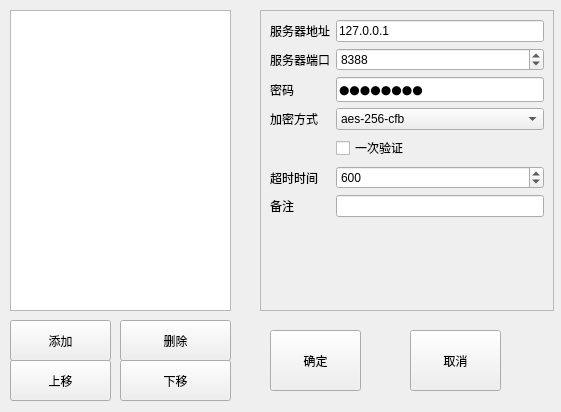
<?xml version="1.0" encoding="UTF-8"?>
<ui version="4.0">
 <class>MainWindow</class>
 <widget class="QMainWindow" name="MainWindow">
  <property name="geometry">
   <rect>
    <x>0</x>
    <y>0</y>
    <width>561</width>
    <height>412</height>
   </rect>
  </property>
  <property name="windowTitle">
   <string>shadowsocks-pyqt</string>
  </property>
  <property name="windowIcon">
   <iconset>
    <normaloff>Shadowsocks_logo.png</normaloff>Shadowsocks_logo.png</iconset>
  </property>
  <widget class="QWidget" name="centralWidget">
   <widget class="QWidget" name="gridLayoutWidget">
    <property name="geometry">
     <rect>
      <x>260</x>
      <y>10</y>
      <width>294</width>
      <height>301</height>
     </rect>
    </property>
    <layout class="QGridLayout" name="gridLayout">
     <property name="leftMargin">
      <number>0</number>
     </property>
     <property name="bottomMargin">
      <number>0</number>
     </property>
     <property name="spacing">
      <number>6</number>
     </property>
     <item row="1" column="0">
      <widget class="QFrame" name="editFrame">
       <property name="enabled">
        <bool>true</bool>
       </property>
       <property name="sizePolicy">
        <sizepolicy hsizetype="Minimum" vsizetype="Preferred">
         <horstretch>0</horstretch>
         <verstretch>0</verstretch>
        </sizepolicy>
       </property>
       <property name="frameShape">
        <enum>QFrame::StyledPanel</enum>
       </property>
       <property name="frameShadow">
        <enum>QFrame::Raised</enum>
       </property>
       <layout class="QFormLayout" name="formLayout">
        <property name="labelAlignment">
         <set>Qt::AlignLeading|Qt::AlignLeft|Qt::AlignVCenter</set>
        </property>
        <item row="0" column="0">
         <widget class="QLabel" name="serverAddrLabel">
          <property name="text">
           <string>服务器地址</string>
          </property>
         </widget>
        </item>
        <item row="0" column="1">
         <widget class="QLineEdit" name="serverAddrEdit">
          <property name="text">
           <string>127.0.0.1</string>
          </property>
         </widget>
        </item>
        <item row="1" column="0">
         <widget class="QLabel" name="serverPortLabel">
          <property name="text">
           <string>服务器端口</string>
          </property>
         </widget>
        </item>
        <item row="2" column="0">
         <widget class="QLabel" name="pwdLabel">
          <property name="text">
           <string>密码</string>
          </property>
         </widget>
        </item>
        <item row="2" column="1">
         <widget class="QLineEdit" name="pwdEdit">
          <property name="font">
           <font>
            <family>ADMUI3Lg</family>
            <pointsize>9</pointsize>
           </font>
          </property>
          <property name="inputMethodHints">
           <set>Qt::ImhNoAutoUppercase|Qt::ImhNoPredictiveText|Qt::ImhSensitiveData</set>
          </property>
          <property name="text">
           <string>password</string>
          </property>
          <property name="maxLength">
           <number>32767</number>
          </property>
          <property name="echoMode">
           <enum>QLineEdit::PasswordEchoOnEdit</enum>
          </property>
         </widget>
        </item>
        <item row="3" column="0">
         <widget class="QLabel" name="encryptLabel">
          <property name="text">
           <string>加密方式</string>
          </property>
         </widget>
        </item>
        <item row="3" column="1">
         <widget class="QComboBox" name="encryptComboBox">
          <property name="sizePolicy">
           <sizepolicy hsizetype="Expanding" vsizetype="Fixed">
            <horstretch>0</horstretch>
            <verstretch>0</verstretch>
           </sizepolicy>
          </property>
          <item>
           <property name="text">
            <string>aes-256-cfb</string>
           </property>
          </item>
          <item>
           <property name="text">
            <string>chacha20-poly1305</string>
           </property>
          </item>
          <item>
           <property name="text">
            <string>aes-128-cfb</string>
           </property>
          </item>
          <item>
           <property name="text">
            <string>aes-192-cfb</string>
           </property>
          </item>
          <item>
           <property name="text">
            <string>salsa20</string>
           </property>
          </item>
          <item>
           <property name="text">
            <string>chacha20</string>
           </property>
          </item>
          <item>
           <property name="text">
            <string>rc4</string>
           </property>
          </item>
          <item>
           <property name="text">
            <string>rc4-md5</string>
           </property>
          </item>
          <item>
           <property name="text">
            <string>table</string>
           </property>
          </item>
          <item>
           <property name="text">
            <string>chacha20-ietf-poly1305</string>
           </property>
          </item>
          <item>
           <property name="text">
            <string>*xchacha20-ietf-poly1305</string>
           </property>
          </item>
          <item>
           <property name="text">
            <string>aes-128-gcm</string>
           </property>
          </item>
          <item>
           <property name="text">
            <string>aes-192-gcm</string>
           </property>
          </item>
          <item>
           <property name="text">
            <string>aes-256-gcm</string>
           </property>
          </item>
          <item>
           <property name="text">
            <string>aes-128-ctr</string>
           </property>
          </item>
          <item>
           <property name="text">
            <string>aes-192-ctr</string>
           </property>
          </item>
          <item>
           <property name="text">
            <string>aes-256-ctr</string>
           </property>
          </item>
          <item>
           <property name="text">
            <string>camellia-128-cfb</string>
           </property>
          </item>
          <item>
           <property name="text">
            <string>camellia-192-cfb</string>
           </property>
          </item>
          <item>
           <property name="text">
            <string>camellia-256-cfb</string>
           </property>
          </item>
          <item>
           <property name="text">
            <string>chacha20-ietf</string>
           </property>
          </item>
          <item>
           <property name="text">
            <string>bf-cfb</string>
           </property>
          </item>
          <item>
           <property name="text">
            <string>cast5-cfb</string>
           </property>
          </item>
          <item>
           <property name="text">
            <string>des-cfb</string>
           </property>
          </item>
          <item>
           <property name="text">
            <string>idea-cfb</string>
           </property>
          </item>
          <item>
           <property name="text">
            <string>rc2-cfb</string>
           </property>
          </item>
          <item>
           <property name="text">
            <string>seed-cfb</string>
           </property>
          </item>
         </widget>
        </item>
        <item row="4" column="1">
         <widget class="QCheckBox" name="otaCheckBox">
          <property name="toolTip">
           <string>Turn on one-time authentication and header verification (need server support)</string>
          </property>
          <property name="text">
           <string>一次验证</string>
          </property>
         </widget>
        </item>
        <item row="5" column="0">
         <widget class="QLabel" name="timeoutLabel">
          <property name="text">
           <string>超时时间</string>
          </property>
         </widget>
        </item>
        <item row="5" column="1">
         <widget class="QSpinBox" name="timeoutSpinBox">
          <property name="sizePolicy">
           <sizepolicy hsizetype="Expanding" vsizetype="Fixed">
            <horstretch>0</horstretch>
            <verstretch>0</verstretch>
           </sizepolicy>
          </property>
          <property name="minimum">
           <number>10</number>
          </property>
          <property name="maximum">
           <number>3600</number>
          </property>
          <property name="singleStep">
           <number>10</number>
          </property>
          <property name="value">
           <number>600</number>
          </property>
         </widget>
        </item>
        <item row="6" column="0">
         <widget class="QLabel" name="remarksLabel">
          <property name="text">
           <string>备注</string>
          </property>
         </widget>
        </item>
        <item row="6" column="1">
         <widget class="QLineEdit" name="remarksEdit">
          <property name="text">
           <string/>
          </property>
         </widget>
        </item>
        <item row="1" column="1">
         <widget class="QSpinBox" name="serverPortSpinBox">
          <property name="sizePolicy">
           <sizepolicy hsizetype="Expanding" vsizetype="Fixed">
            <horstretch>0</horstretch>
            <verstretch>0</verstretch>
           </sizepolicy>
          </property>
          <property name="minimum">
           <number>1</number>
          </property>
          <property name="maximum">
           <number>65535</number>
          </property>
          <property name="singleStep">
           <number>1</number>
          </property>
          <property name="value">
           <number>8388</number>
          </property>
         </widget>
        </item>
       </layout>
      </widget>
     </item>
    </layout>
   </widget>
   <widget class="QListWidget" name="configlist">
    <property name="geometry">
     <rect>
      <x>10</x>
      <y>10</y>
      <width>221</width>
      <height>301</height>
     </rect>
    </property>
    <property name="styleSheet">
     <string notr="true">selection-background-color: rgb(86, 74, 255);</string>
    </property>
    <property name="editTriggers">
     <set>QAbstractItemView::NoEditTriggers</set>
    </property>
    <property name="tabKeyNavigation">
     <bool>false</bool>
    </property>
    <property name="selectionMode">
     <enum>QAbstractItemView::SingleSelection</enum>
    </property>
    <property name="selectionBehavior">
     <enum>QAbstractItemView::SelectRows</enum>
    </property>
   </widget>
   <widget class="QToolButton" name="add_config">
    <property name="geometry">
     <rect>
      <x>10</x>
      <y>320</y>
      <width>101</width>
      <height>41</height>
     </rect>
    </property>
    <property name="text">
     <string>添加</string>
    </property>
   </widget>
   <widget class="QToolButton" name="del_config">
    <property name="geometry">
     <rect>
      <x>120</x>
      <y>320</y>
      <width>111</width>
      <height>41</height>
     </rect>
    </property>
    <property name="text">
     <string>删除</string>
    </property>
   </widget>
   <widget class="QToolButton" name="up">
    <property name="geometry">
     <rect>
      <x>10</x>
      <y>360</y>
      <width>101</width>
      <height>41</height>
     </rect>
    </property>
    <property name="text">
     <string>上移</string>
    </property>
   </widget>
   <widget class="QToolButton" name="down">
    <property name="geometry">
     <rect>
      <x>120</x>
      <y>360</y>
      <width>111</width>
      <height>41</height>
     </rect>
    </property>
    <property name="text">
     <string>下移</string>
    </property>
   </widget>
   <widget class="QPushButton" name="b_yes">
    <property name="geometry">
     <rect>
      <x>270</x>
      <y>330</y>
      <width>91</width>
      <height>61</height>
     </rect>
    </property>
    <property name="text">
     <string>确定</string>
    </property>
   </widget>
   <widget class="QPushButton" name="b_exit">
    <property name="geometry">
     <rect>
      <x>410</x>
      <y>330</y>
      <width>91</width>
      <height>61</height>
     </rect>
    </property>
    <property name="text">
     <string>取消</string>
    </property>
   </widget>
   <zorder>gridLayoutWidget</zorder>
   <zorder>add_config</zorder>
   <zorder>del_config</zorder>
   <zorder>up</zorder>
   <zorder>down</zorder>
   <zorder>b_yes</zorder>
   <zorder>b_exit</zorder>
   <zorder>configlist</zorder>
  </widget>
 </widget>
 <tabstops>
  <tabstop>serverAddrEdit</tabstop>
  <tabstop>serverPortSpinBox</tabstop>
  <tabstop>pwdEdit</tabstop>
  <tabstop>encryptComboBox</tabstop>
  <tabstop>otaCheckBox</tabstop>
  <tabstop>timeoutSpinBox</tabstop>
  <tabstop>remarksEdit</tabstop>
  <tabstop>b_yes</tabstop>
  <tabstop>b_exit</tabstop>
  <tabstop>configlist</tabstop>
  <tabstop>add_config</tabstop>
  <tabstop>del_config</tabstop>
  <tabstop>up</tabstop>
  <tabstop>down</tabstop>
 </tabstops>
 <resources/>
 <connections>
  <connection>
   <sender>b_exit</sender>
   <signal>clicked()</signal>
   <receiver>MainWindow</receiver>
   <slot>hide()</slot>
   <hints>
    <hint type="sourcelabel">
     <x>498</x>
     <y>362</y>
    </hint>
    <hint type="destinationlabel">
     <x>614</x>
     <y>355</y>
    </hint>
   </hints>
  </connection>
  <connection>
   <sender>configlist</sender>
   <signal>currentRowChanged(int)</signal>
   <receiver>MainWindow</receiver>
   <slot>update()</slot>
   <hints>
    <hint type="sourcelabel">
     <x>126</x>
     <y>179</y>
    </hint>
    <hint type="destinationlabel">
     <x>253</x>
     <y>328</y>
    </hint>
   </hints>
  </connection>
  <connection>
   <sender>add_config</sender>
   <signal>clicked()</signal>
   <receiver>configlist</receiver>
   <slot>scrollToBottom()</slot>
   <hints>
    <hint type="sourcelabel">
     <x>81</x>
     <y>343</y>
    </hint>
    <hint type="destinationlabel">
     <x>80</x>
     <y>177</y>
    </hint>
   </hints>
  </connection>
 </connections>
</ui>
